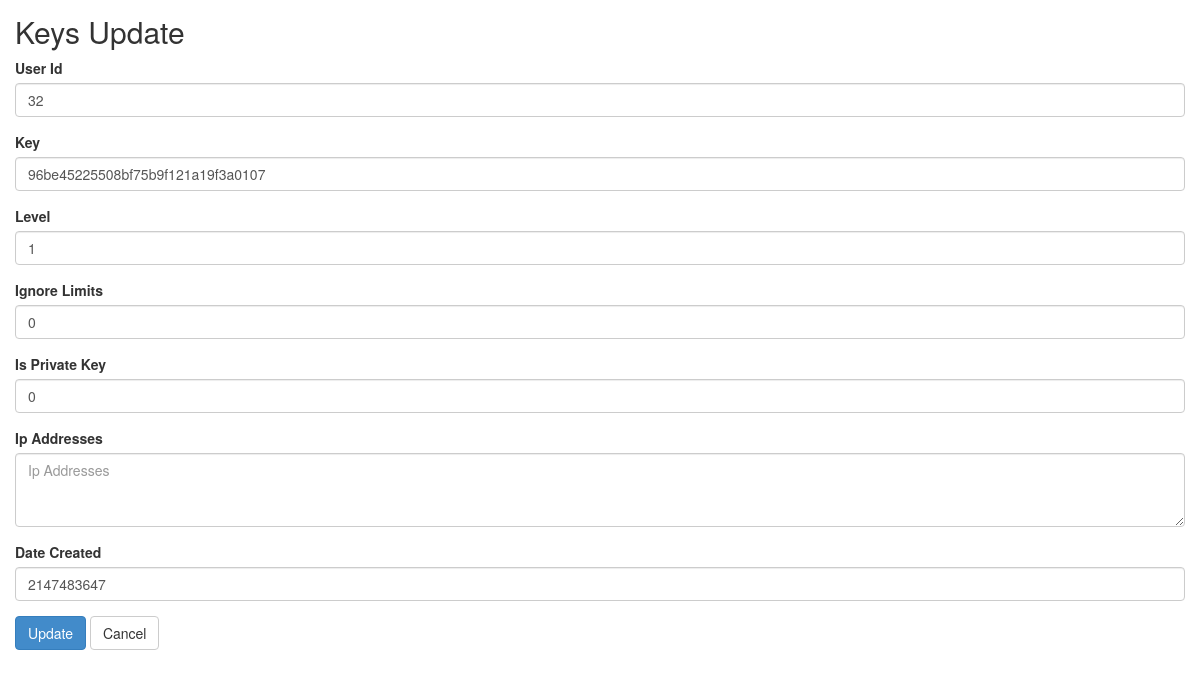
Screenshot of /index.php/keys/update/12 with the database file from the repository.
### tables this page shows
CREATE TABLE `keys` (
  `id` int(11) NOT NULL,
  `user_id` int(11) NOT NULL,
  `key` varchar(40) NOT NULL,
  `level` int(2) NOT NULL DEFAULT 1,
  `ignore_limits` tinyint(1) NOT NULL DEFAULT 0,
  `is_private_key` tinyint(1) NOT NULL DEFAULT 0,
  `ip_addresses` text DEFAULT NULL,
  `date_created` int(11) NOT NULL DEFAULT current_timestamp()
);

### application/controllers/Keys.php (called while the page is built, shortened)
<?php
class Keys extends CI_Controller
{
    function __construct()
    {
        $this->load->model('Keys_model');
        $this->load->library('form_validation');
    }
    public function update($id)
    {
        $row = $this->Keys_model->get_by_id($id);
        if ($row) {
            $data = array(
                'button' => 'Update',
                'action' => site_url('keys/update_action'),
		'id' => set_value('id', $row->id),
		'user_id' => set_value('user_id', $row->user_id),
		'key' => set_value('key', $row->key),
		'level' => set_value('level', $row->level),
		'ignore_limits' => set_value('ignore_limits', $row->ignore_limits),
		'is_private_key' => set_value('is_private_key', $row->is_private_key),
		'ip_addresses' => set_value('ip_addresses', $row->ip_addresses),
		'date_created' => set_value('date_created', $row->date_created),
	    );
            $this->load->view('keys/keys_form', $data);
        } else {
            $this->session->set_flashdata('message', 'Record Not Found');
            redirect(site_url('keys'));
        }
    }
}

### index.php (called while the page is built, shortened)
<?php
require_once BASEPATH.'core/CodeIgniter.php';

### application/models/Keys_model.php (called while the page is built, shortened)
<?php
class Keys_model extends CI_Model
{
    public $table = 'keys';
    public $id = 'id';
    function get_by_id($id)
    {
        $this->db->where($this->id, $id);
        return $this->db->get($this->table)->row();
    }
}

### application/views/keys/keys_form.php (the view, shortened to what this page needs)
<!doctype html>
<html>
    <head>
        <link rel="stylesheet" href="<?php echo base_url('assets/bootstrap/css/bootstrap.min.css') ?>"/>
    </head>
    <body>
        <h2 style="margin-top:0px">Keys <?php echo $button ?></h2>
        <form action="<?php echo $action; ?>" method="post">
	    <div class="form-group">
            <label for="int">User Id <?php echo form_error('user_id') ?></label>
            <input type="text" class="form-control" name="user_id" id="user_id" placeholder="User Id" value="<?php echo $user_id; ?>" />
        </div>
	    <div class="form-group">
            <label for="varchar">Key <?php echo form_error('key') ?></label>
            <input type="text" class="form-control" name="key" id="key" placeholder="Key" value="<?php echo $key; ?>" />
        </div>
	    <div class="form-group">
            <label for="int">Level <?php echo form_error('level') ?></label>
            <input type="text" class="form-control" name="level" id="level" placeholder="Level" value="<?php echo $level; ?>" />
        </div>
	    <div class="form-group">
            <label for="tinyint">Ignore Limits <?php echo form_error('ignore_limits') ?></label>
            <input type="text" class="form-control" name="ignore_limits" id="ignore_limits" placeholder="Ignore Limits" value="<?php echo $ignore_limits; ?>" />
        </div>
	    <div class="form-group">
            <label for="tinyint">Is Private Key <?php echo form_error('is_private_key') ?></label>
            <input type="text" class="form-control" name="is_private_key" id="is_private_key" placeholder="Is Private Key" value="<?php echo $is_private_key; ?>" />
        </div>
	    <div class="form-group">
            <label for="ip_addresses">Ip Addresses <?php echo form_error('ip_addresses') ?></label>
            <textarea class="form-control" rows="3" name="ip_addresses" id="ip_addresses" placeholder="Ip Addresses"><?php echo $ip_addresses; ?></textarea>
        </div>
	    <div class="form-group">
            <label for="int">Date Created <?php echo form_error('date_created') ?></label>
            <input type="text" class="form-control" name="date_created" id="date_created" placeholder="Date Created" value="<?php echo $date_created; ?>" />
        </div>
	    <button type="submit" class="btn btn-primary"><?php echo $button ?></button>
	    <a href="<?php echo site_url('keys') ?>" class="btn btn-default">Cancel</a>
	</form>
    </body>
</html>

### application/views/keys/keys_form.php (style rules this page uses)
body { padding: 15px; }

### rows the page displays
keys: user_id "32", key "96be45225508bf75b9f121a19f3a0107", level "1", ignore_limits "0", is_private_key "0", date_created "2147483647"

### other values shown
$button "Update"
